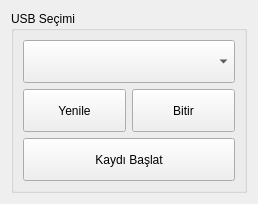
<?xml version="1.0" encoding="UTF-8"?>
<ui version="4.0">
 <class>usbGroupBox</class>
 <widget class="QWidget" name="usbGroupBox">
  <property name="geometry">
   <rect>
    <x>0</x>
    <y>0</y>
    <width>258</width>
    <height>204</height>
   </rect>
  </property>
  <property name="windowTitle">
   <string>Form</string>
  </property>
  <layout class="QVBoxLayout" name="verticalLayout">
   <item>
    <widget class="QGroupBox" name="groupBox_5">
     <property name="sizePolicy">
      <sizepolicy hsizetype="Preferred" vsizetype="Minimum">
       <horstretch>0</horstretch>
       <verstretch>0</verstretch>
      </sizepolicy>
     </property>
     <property name="minimumSize">
      <size>
       <width>0</width>
       <height>150</height>
      </size>
     </property>
     <property name="title">
      <string>USB Seçimi</string>
     </property>
     <layout class="QVBoxLayout" name="verticalLayout_7">
      <item>
       <widget class="QComboBox" name="usbPortBox">
        <property name="sizePolicy">
         <sizepolicy hsizetype="Preferred" vsizetype="Minimum">
          <horstretch>0</horstretch>
          <verstretch>0</verstretch>
         </sizepolicy>
        </property>
       </widget>
      </item>
      <item>
       <layout class="QHBoxLayout" name="horizontalLayout_9">
        <property name="sizeConstraint">
         <enum>QLayout::SizeConstraint::SetMinimumSize</enum>
        </property>
        <item>
         <widget class="QPushButton" name="usbPortYenileButton">
          <property name="sizePolicy">
           <sizepolicy hsizetype="Minimum" vsizetype="Minimum">
            <horstretch>0</horstretch>
            <verstretch>0</verstretch>
           </sizepolicy>
          </property>
          <property name="text">
           <string>Yenile</string>
          </property>
         </widget>
        </item>
        <item>
         <widget class="QPushButton" name="bitirButton">
          <property name="sizePolicy">
           <sizepolicy hsizetype="Minimum" vsizetype="Minimum">
            <horstretch>0</horstretch>
            <verstretch>0</verstretch>
           </sizepolicy>
          </property>
          <property name="text">
           <string>Bitir</string>
          </property>
         </widget>
        </item>
       </layout>
      </item>
      <item>
       <widget class="QPushButton" name="kaydetButton">
        <property name="sizePolicy">
         <sizepolicy hsizetype="Minimum" vsizetype="Minimum">
          <horstretch>0</horstretch>
          <verstretch>0</verstretch>
         </sizepolicy>
        </property>
        <property name="minimumSize">
         <size>
          <width>125</width>
          <height>0</height>
         </size>
        </property>
        <property name="text">
         <string>Kaydı Başlat</string>
        </property>
       </widget>
      </item>
     </layout>
    </widget>
   </item>
  </layout>
 </widget>
 <resources/>
 <connections/>
</ui>
